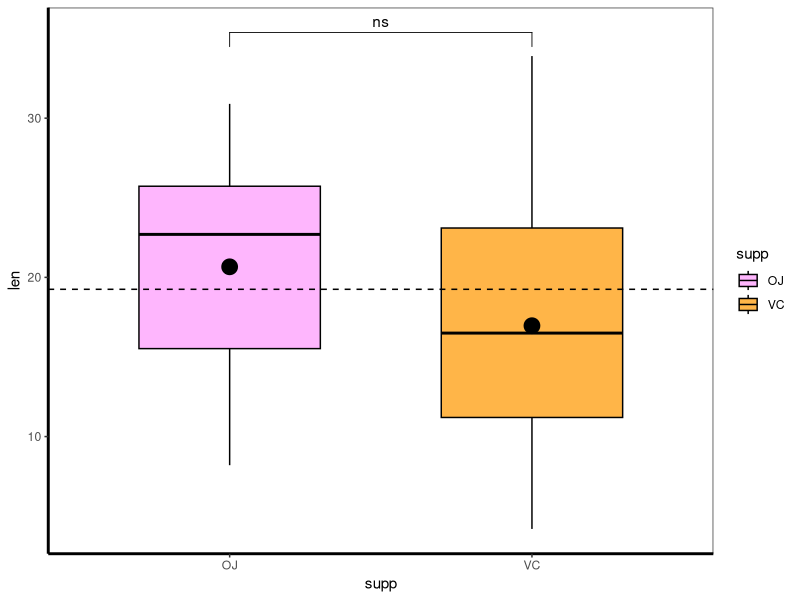
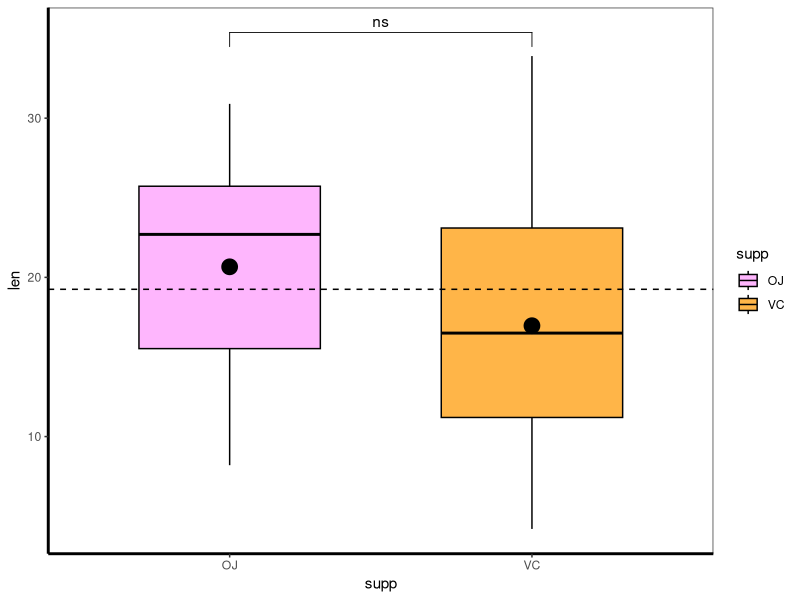
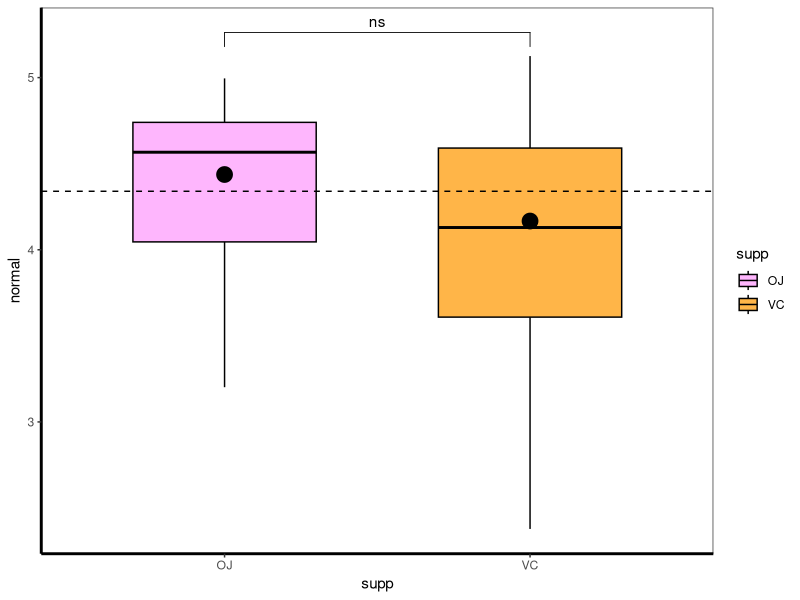

Write R code to recreate these figures, in order.
library(ggpubr)
data("ToothGrowth")
meandata = aggregate(len ~ supp, data = ToothGrowth, mean)
meandata$length = seq(1:nrow(meandata))
ToothGrowth$supp = factor(ToothGrowth$supp, levels=meandata$supp)
aa = as.vector(meandata$supp)
my_comparisons = list()
tmpend = length(aa)-1
for(i in 1:tmpend){
    tmpstart = i+1
    for(j in tmpstart:length(aa)){
        my_comparisons = append(my_comparisons,list(c(aa[i],aa[j])))
    }
}

ggboxplot(ToothGrowth,x="supp",fill="supp",y="len",color = "black",palette=c("#feb6fd", "#ffb548", "#cde8ec"),width=0.6,outlier.colour=NA)+
# outlier.colour=NA 让离群点不着色
#  coord_flip()+
#  stat_compare_means(label = "p.signif",method="wilcox.test",comparisons=my_comparisons,label.y=c(10,12,14,16,18,20)) +
  stat_compare_means(label = "p.signif",method="wilcox.test",comparisons=my_comparisons) +
#  stat_compare_means(label.y = 10,label.x = 3) +
  geom_hline(yintercept = median(ToothGrowth$len), linetype=2) +
#  scale_y_continuous(limit=c(0,20),breaks=seq(0, 20, 5)) +
  geom_point(data=meandata,mapping=aes(x=supp,y=len),size=5) +
  theme_bw() +
  theme(panel.grid=element_blank(),axis.line=element_line(size=1,colour="black"))

ToothGrowth$normal = log2(ToothGrowth$len+1)
meandata$normal = log2(meandata$len+1)
ggboxplot(ToothGrowth,x="supp",fill="supp",y="len",color = "black",palette=c("#feb6fd", "#ffb548", "#cde8ec"),width=0.6,outlier.colour=NA)+
# outlier.colour=NA 让离群点不着色
#  coord_flip()+
#  stat_compare_means(label = "p.signif",method="wilcox.test",comparisons=my_comparisons,label.y=c(10,12,14,16,18,20)) +
  stat_compare_means(label = "p.signif",method="wilcox.test",comparisons=my_comparisons) +
#  stat_compare_means(label.y = 10,label.x = 3) +
  geom_hline(yintercept = median(ToothGrowth$len), linetype=2) +
#  scale_y_continuous(limit=c(0,20),breaks=seq(0, 20, 5)) +
  geom_point(data=meandata,mapping=aes(x=supp,y=len),size=5) +
  theme_bw() +
  theme(panel.grid=element_blank(),axis.line=element_line(size=1,colour="black"))

ggboxplot(ToothGrowth,x="supp",fill="supp",y="normal",color = "black",palette=c("#feb6fd", "#ffb548", "#cde8ec"),width=0.6,outlier.colour=NA)+
# outlier.colour=NA 让离群点不着色
#  coord_flip()+
#  stat_compare_means(label = "p.signif",method="wilcox.test",comparisons=my_comparisons,label.y=c(10,12,14,16,18,20)) +
  stat_compare_means(label = "p.signif",method="wilcox.test",comparisons=my_comparisons) +
#  stat_compare_means(label.y = 10,label.x = 3) +
  geom_hline(yintercept = log2(median(ToothGrowth$len)+1), linetype=2) +
#  scale_y_continuous(limit=c(0,20),breaks=seq(0, 20, 5)) +
  geom_point(data=meandata,mapping=aes(x=supp,y=normal),size=5) +
  theme_bw() +
  theme(panel.grid=element_blank(),axis.line=element_line(size=1,colour="black"))